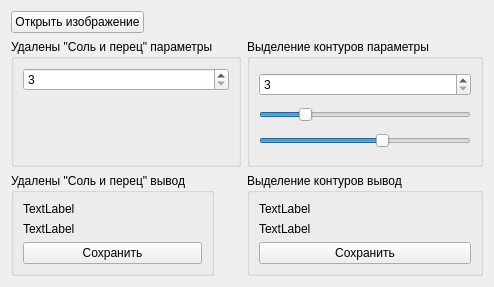
<?xml version="1.0" encoding="UTF-8"?>
<ui version="4.0">
 <class>MainWidget</class>
 <widget class="QWidget" name="MainWidget">
  <property name="geometry">
   <rect>
    <x>0</x>
    <y>0</y>
    <width>494</width>
    <height>287</height>
   </rect>
  </property>
  <property name="windowTitle">
   <string>Hollow Scorpion - тестовое задание для Ivideon</string>
  </property>
  <property name="windowIcon">
   <iconset resource="resources.qrc">
    <normaloff>:/scorpion.png</normaloff>:/scorpion.png</iconset>
  </property>
  <layout class="QVBoxLayout" name="verticalLayout">
   <item>
    <layout class="QHBoxLayout" name="horizontalLayout">
     <item>
      <widget class="QPushButton" name="openImagePushButton">
       <property name="text">
        <string>Открыть изображение</string>
       </property>
      </widget>
     </item>
     <item>
      <spacer name="horizontalSpacer">
       <property name="orientation">
        <enum>Qt::Horizontal</enum>
       </property>
       <property name="sizeHint" stdset="0">
        <size>
         <width>40</width>
         <height>20</height>
        </size>
       </property>
      </spacer>
     </item>
    </layout>
   </item>
   <item>
    <layout class="QFormLayout" name="formLayout">
     <item row="0" column="0">
      <widget class="QGroupBox" name="saltAndPepperGroupBox">
       <property name="title">
        <string>Удалены &quot;Соль и перец&quot; параметры</string>
       </property>
       <layout class="QVBoxLayout" name="verticalLayout_3">
        <item>
         <widget class="QSpinBox" name="saltPepperSpinBox">
          <property name="minimum">
           <number>3</number>
          </property>
          <property name="maximum">
           <number>7</number>
          </property>
          <property name="singleStep">
           <number>2</number>
          </property>
          <property name="value">
           <number>3</number>
          </property>
         </widget>
        </item>
        <item>
         <spacer name="verticalSpacer">
          <property name="orientation">
           <enum>Qt::Vertical</enum>
          </property>
          <property name="sizeHint" stdset="0">
           <size>
            <width>20</width>
            <height>40</height>
           </size>
          </property>
         </spacer>
        </item>
       </layout>
      </widget>
     </item>
     <item row="0" column="1">
      <widget class="QGroupBox" name="contoursGroupBox">
       <property name="title">
        <string>Выделение контуров параметры</string>
       </property>
       <layout class="QVBoxLayout" name="verticalLayout_2">
        <item>
         <widget class="QSpinBox" name="cannySpinBox">
          <property name="minimum">
           <number>3</number>
          </property>
          <property name="maximum">
           <number>7</number>
          </property>
          <property name="singleStep">
           <number>2</number>
          </property>
         </widget>
        </item>
        <item>
         <widget class="QSlider" name="lowThresholdSlider">
          <property name="maximum">
           <number>255</number>
          </property>
          <property name="value">
           <number>50</number>
          </property>
          <property name="orientation">
           <enum>Qt::Horizontal</enum>
          </property>
         </widget>
        </item>
        <item>
         <widget class="QSlider" name="highThresholdSlider">
          <property name="maximum">
           <number>255</number>
          </property>
          <property name="value">
           <number>150</number>
          </property>
          <property name="orientation">
           <enum>Qt::Horizontal</enum>
          </property>
         </widget>
        </item>
       </layout>
      </widget>
     </item>
     <item row="1" column="0">
      <widget class="QGroupBox" name="groupBox">
       <property name="title">
        <string>Удалены &quot;Соль и перец&quot; вывод</string>
       </property>
       <layout class="QVBoxLayout" name="verticalLayout_5">
        <item>
         <widget class="QLabel" name="saltPepperInputLabel">
          <property name="text">
           <string>TextLabel</string>
          </property>
         </widget>
        </item>
        <item>
         <widget class="QLabel" name="saltPepperOutputLabel">
          <property name="text">
           <string>TextLabel</string>
          </property>
         </widget>
        </item>
        <item>
         <widget class="QPushButton" name="saveSaltAntPepperPushButton">
          <property name="text">
           <string>Сохранить</string>
          </property>
         </widget>
        </item>
       </layout>
      </widget>
     </item>
     <item row="1" column="1">
      <widget class="QGroupBox" name="groupBox_2">
       <property name="title">
        <string>Выделение контуров вывод</string>
       </property>
       <layout class="QVBoxLayout" name="verticalLayout_4">
        <item>
         <widget class="QLabel" name="cannyInputLabel">
          <property name="text">
           <string>TextLabel</string>
          </property>
         </widget>
        </item>
        <item>
         <widget class="QLabel" name="cannyOutputLabel">
          <property name="text">
           <string>TextLabel</string>
          </property>
         </widget>
        </item>
        <item>
         <widget class="QPushButton" name="saveContourPushButton">
          <property name="text">
           <string>Сохранить</string>
          </property>
         </widget>
        </item>
       </layout>
      </widget>
     </item>
    </layout>
   </item>
  </layout>
 </widget>
 <resources>
  <include location="resources.qrc"/>
 </resources>
 <connections/>
</ui>
